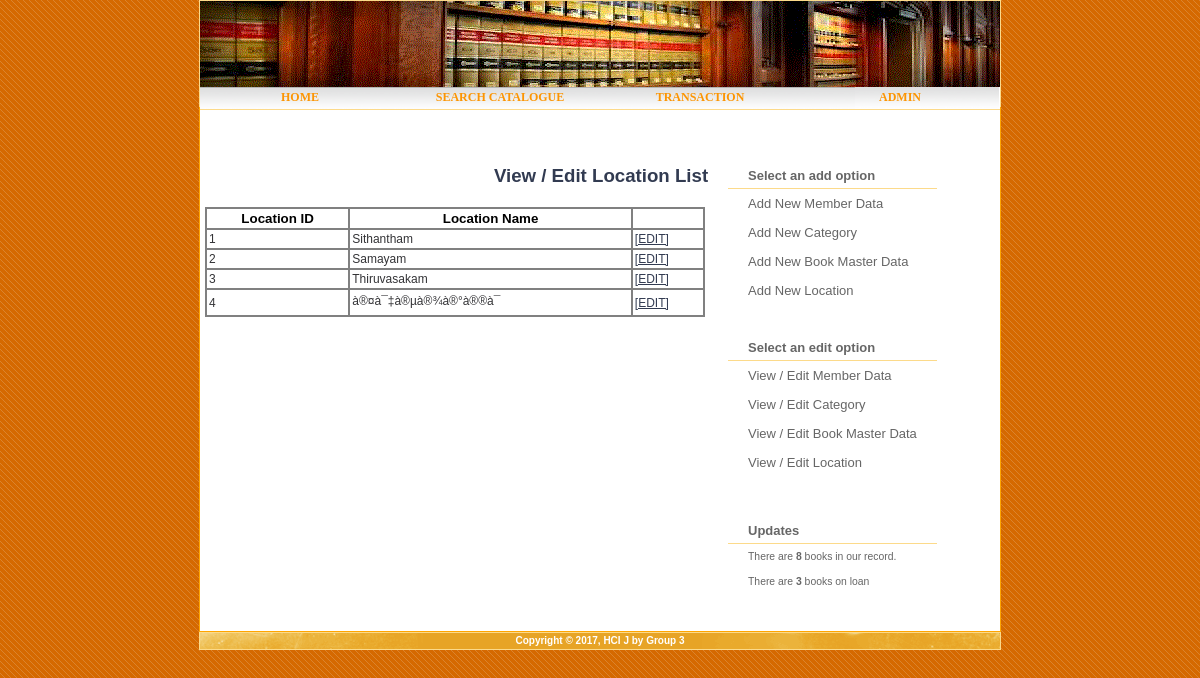
/library/loclist.php, run on the app's committed database.
### tables this page shows
CREATE TABLE `location` (
  `loc_id` int(11) NOT NULL AUTO_INCREMENT,
  `loc_name` varchar(255) NOT NULL,
  PRIMARY KEY (`loc_id`),
  UNIQUE KEY `loc_name` (`loc_name`)
);

### library/loclist.php (the view, shortened to what this page needs)
<?php
$link=mysqli_connect('localhost','root','','library') or die (mysqli_connect_error());
$query = "SELECT * FROM location ";
$result = mysqli_query($link,$query);
?>
<html>
    <head>
        <link href="/library_j/css/default.css" rel="stylesheet" type="text/css" />
    </head>
    <body>
        <div id="wrapper">
<?php include_once $_SERVER['DOCUMENT_ROOT'] .'/library_j/includes/header.php'; ?>
                <div id="page">
                <div id="content">
                    <div id="welcome">
 <h2 class="head2" ><a class="head">View / Edit Location List</a></h2>
 <table class="aatable" style="width:500px; position:relative;left:-30px;">
<tr>
<th >Location ID</th>
<th>Location Name</th>
<th></th></tr>
<?php
while ($row = mysqli_fetch_array($result)) {
$loc_id = $row['loc_id'];
$loc_name = $row['loc_name'];
echo "<tr>";
echo "<td>".$loc_id."</td>";
echo "<td >".$loc_name."</td>";
?>
<td><a href="loc_update.php?action=edit&id=<?php echo $row['loc_name']; ?>">[EDIT]</a> </td>
<?php
echo "</tr>";
}
?>
 </table>
                    </div>
                </div>
                <div id="sidebar">
                    <ul>
                        <?php include $_SERVER['DOCUMENT_ROOT'] .'/library_j/includes/nav_library.php';?>
                            <?php include $_SERVER['DOCUMENT_ROOT'] .'/library_j/includes/updates.php';?>
                    </ul>
                </div>
                <div style="clear: both; height: 1px"></div>
            </div>
 <?php include $_SERVER['DOCUMENT_ROOT'] .'/library_j/includes/footer.php';?>
        </div>
    </body>
</html>

### css/default.css (style rules this page uses)
* { margin: 0px; padding: 0px; }
body { background: url(images/bkgd.gif); font-size: 13px; color: #333336; font-family: Arial, Helvetica, sans-serif; }
h1, h2, h3 { color: #AA2808; }
p, blockquote, ul, ol { margin-bottom: 20px; line-height: 1.6em; }
a { text-decoration: underline; color: #323B51; }
a.head { text-decoration: none; font-size: 14pt; font-family: arial; }
#page { width: 800px; margin:0 auto;min-height:520px; border:1px solid orange; background-color:white; }
#content { position:relative;top:22px; float:left; width: 480px; padding: 35px 10px 50px 35px; text-align:justify; font-family: Verdana; }
#content h1, #content h2, #content h3 { margin-bottom: 20px; color: gray; }
#content h2 { font-size: 107%; }
#sidebar { position:relative; top:15px;left:3px; float: left; padding: 20px 0px 30px 0px; color: #666666; }
#sidebar ul { margin: 0; padding: 0; list-style: none; line-height: normal;color: #666666; }
TABLE.aatable { margin:0 auto; font-size:10pt; width:794px; position:relative;left:-31px; font-family: arial; background-color: gray; }
TH { font-size:10pt; color:black; text-align:center;padding:2px; background-color: white; }
TD { font-size:9pt; text-align:left;padding:2px; background-color: white; }
h2.head2 { width:794px;margin:0 auto; position:relative;left:-31px; text-align:center; font-size: 24pt; }

### data on the page
location: loc_id "1", loc_name "Sithantham"
location: loc_id "2", loc_name "Samayam"
location: loc_id "3", loc_name "Thiruvasakam"
location: loc_id "4", loc_name "à®¤à¯‡à®µà®¾à®°à®®à¯"

### other printed values
$num_supp_name "8"
$num_book_due "3"
